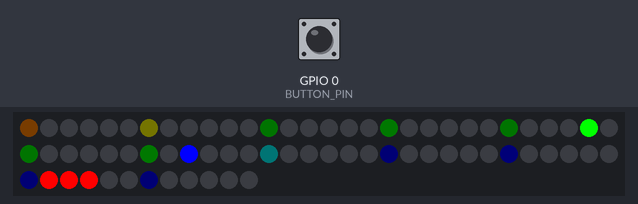
Recording of a program running on a simulated ESP32. On the bench: 72 RGB LEDs in strip order, left to right, continuing on the next row. Inputs (shaded band) come from the test bench; at power-on: GPIO 0 (BUTTON_PIN) HIGH. WiFi joins after 1.5 s; servers stay silent unless stated; the local clock reads 2024-03-15 10:24:30 at power-on unless the program sets it; what the program prints to the serial monitor is not drawn.

Above: at 2.7 s.
2.8 s: GPIO 0 (BUTTON_PIN) pulled LOW for 0.15 s
At 3.22 s:
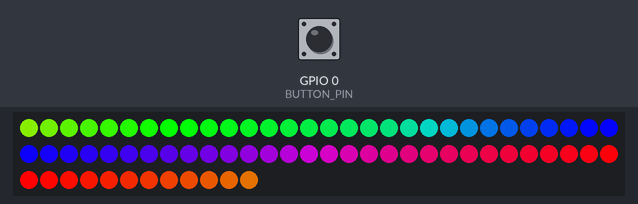
3.5 s: GPIO 0 (BUTTON_PIN) pulled LOW for 1 s
At 4.19 s:
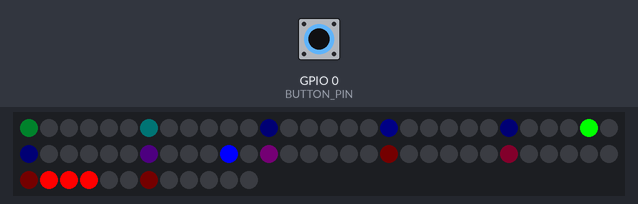
5.1 s: GPIO 0 (BUTTON_PIN) pulled LOW for 0.15 s
At 5.72 s:
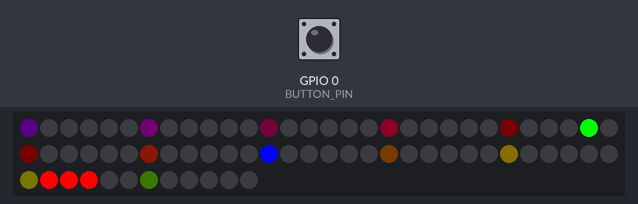
5.8 s: GPIO 0 (BUTTON_PIN) pulled LOW for 3.2 s
At 6.02 s:
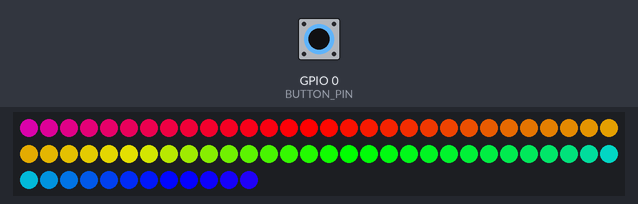
9.6 s: GPIO 0 (BUTTON_PIN) pulled LOW for 0.15 s
At 9.91 s:
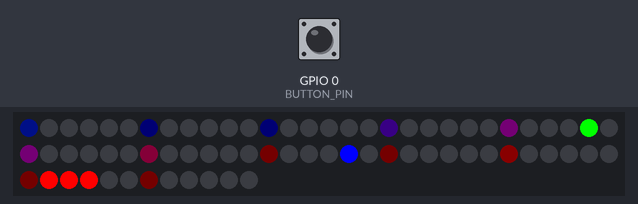
10.3 s: GPIO 0 (BUTTON_PIN) pulled LOW for 3.2 s
At 10.66 s:
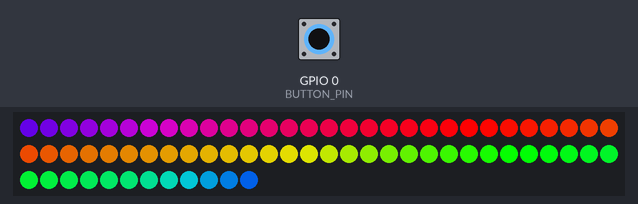

Measured:
- after the input at 2.8 s, the LEDs: change after 0.27 s (image 1)
- after the input at 3.5 s, the LEDs: first change after 0.17 s (image 2 shows a later state)
- after the input at 5.1 s, the LEDs: first change after 0.17 s (image 3 shows a later state)
- after the input at 5.8 s, the LEDs: change after 0.07 s (image 4)
- after the input at 9.6 s, the LEDs: change after 0.22 s (image 5)
- after the input at 10.3 s, the LEDs: change after 0.22 s (image 6)

The program:

main.cpp
```cpp
#include <Arduino.h>
#include <WiFi.h>
#include <time.h>
#include <FastLED.h>

// ================= 配置区 =================
const char *ssid = "wifi名称";
const char *password = "wifi密码";

const char *ntpServer = "ntp.aliyun.com";
const long gmtOffset_sec = 8 * 3600;
const int daylightOffset_sec = 0;

#define LED_PIN 13			// WS2812B 数据线连接到 GPIO 13
#define NUM_LEDS 72		// 72个灯珠，分12个小时，每6个灯珠一个刻度
#define BRIGHTNESS 255 // 亮度范围 0-255
#define LED_TYPE WS2812B
#define COLOR_ORDER GRB

#define BUTTON_PIN 0 // 按键

CRGB leds[NUM_LEDS];

// ================= 状态变量 =================
int currentMode = 0;	 // 当前显示的模式 (0=钟表, 1=彩虹, 2=炫彩流星)
const int MAX_MODES = 3; // 总模式数量

uint8_t gHue = 0;			 // 动态色彩的基准色相 (用于动画颜色渐变)
uint32_t lastButtonTime = 0; // 用于按键防抖

// ================= 模式 0：钟表模式 =================
void drawClock()
{
	struct tm timeinfo;
	if (!getLocalTime(&timeinfo, 10))
	{
		return;
	}

	int h = timeinfo.tm_hour;
	int m = timeinfo.tm_min;
	int s = timeinfo.tm_sec;

	FastLED.clear();

	// ================= 绘制【表盘刻度】 =================
	// FastLED 提供的函数 beatsin8(BPM, 亮度最低值, 亮度最高值)
	// 它会根据时间自动生成一个非常顺滑的正弦波数值，这里用来控制呼吸的亮度
	uint8_t mainBreath = beatsin8(15, 15, 70); // 15次/分钟的速度，亮度在 15~70 波动
	uint8_t subBreath = beatsin8(15, 2, 20);   // 次刻度的呼吸波动范围较小 (2~20)

	// 72个灯珠，分12个小时，每6个灯珠一个刻度
	for (int i = 0; i < NUM_LEDS; i += 6)
	{
		// 72/4=18，所以 i 能被 18 整除的就是 12、3、6、9 点钟方向
		if (i % 18 == 0)
		{
			// 主刻度（12、3、6、9 点钟）：饱和度255，亮度较高
			leds[i] = CHSV(gHue + (i * 2), 255, mainBreath);
		}
		else
		{
			// 其他整点刻度：饱和度150(略微偏白，看起来像高级仪表盘)，亮度低
			leds[i] = CHSV(gHue + (i * 2), 150, subBreath);
		}
	}

	// ================= 计算指针 =================
	int secPos = (s * 72) / 60;
	int minPos = (m * 72) / 60;
	int hourPos = ((h % 12) * 6) + (m / 10);

	// ================= 绘制指针 =================
	leds[(hourPos - 1 + NUM_LEDS) % NUM_LEDS] += CRGB(255, 0, 0);
	leds[hourPos] += CRGB(255, 0, 0);
	leds[(hourPos + 1) % NUM_LEDS] += CRGB(255, 0, 0);

	leds[minPos] += CRGB(0, 255, 0);
	leds[secPos] += CRGB(0, 0, 255);
}

// ================= 模式 1：彩虹模式 =================
void drawRainbow()
{
	fill_rainbow(leds, NUM_LEDS, gHue, 255 / NUM_LEDS);
}

// ================= 模式 2：炫彩流星 =================
void drawFlow()
{
	// 制造拖尾效果：让所有灯珠变暗，而不是完全清空 (参数20表示变暗程度)
	fadeToBlackBy(leds, NUM_LEDS, 20);

	// 利用 beat8 制造一个随时间循环的变量 (0-255)。参数 30 和 45 是转圈速度
	uint8_t pos1 = (beat8(30) * NUM_LEDS) / 256;
	uint8_t pos2 = (beat8(45) * NUM_LEDS) / 256;

	// 在算出的位置画上高亮度的动态颜色
	leds[pos1] += CHSV(gHue, 255, 255);
	// 第二个流星跟第一个流星相距半圈，且颜色为对比色 (gHue+128)
	leds[(pos2 + NUM_LEDS / 2) % NUM_LEDS] += CHSV(gHue + 128, 255, 255);
}

// ================= 按键检测 =================
void handleButton()
{
	// GPIO 0 按下时是 LOW
	if (digitalRead(BUTTON_PIN) == LOW)
	{
		// 300ms 的防抖时间，防止按一次被识别为很多次
		if (millis() - lastButtonTime > 300)
		{
			currentMode = (currentMode + 1) % MAX_MODES;
			FastLED.clear(); // 切换模式时清空画布
			Serial.printf("Switching to Mode: %d\n", currentMode);
			lastButtonTime = millis();
		}
	}
}

void setup()
{
	Serial.begin(115200);

	pinMode(BUTTON_PIN, INPUT_PULLUP);

	FastLED.addLeds<LED_TYPE, LED_PIN, COLOR_ORDER>(leds, NUM_LEDS).setCorrection(TypicalLEDStrip);
	FastLED.setBrightness(BRIGHTNESS);

	Serial.printf("\nConnecting to %s ", ssid);
	WiFi.begin(ssid, password);

	int loadingPos = 0;
	while (WiFi.status() != WL_CONNECTED)
	{
		delay(100);
		FastLED.clear();
		leds[loadingPos] = CRGB::White;
		FastLED.show();
		loadingPos = (loadingPos + 1) % NUM_LEDS;
	}
	Serial.println("\nWiFi CONNECTED!");

	configTime(gmtOffset_sec, daylightOffset_sec, ntpServer);
}

void loop()
{
	handleButton();

	EVERY_N_MILLISECONDS(20)
	{
		gHue++;
	}

	EVERY_N_MILLISECONDS(33)
	{
		switch (currentMode)
		{
		case 0:
			drawClock();
			break;
		case 1:
			drawRainbow();
			break;
		case 2:
			drawFlow();
			break;
		}
		FastLED.show();
	}
}
```
